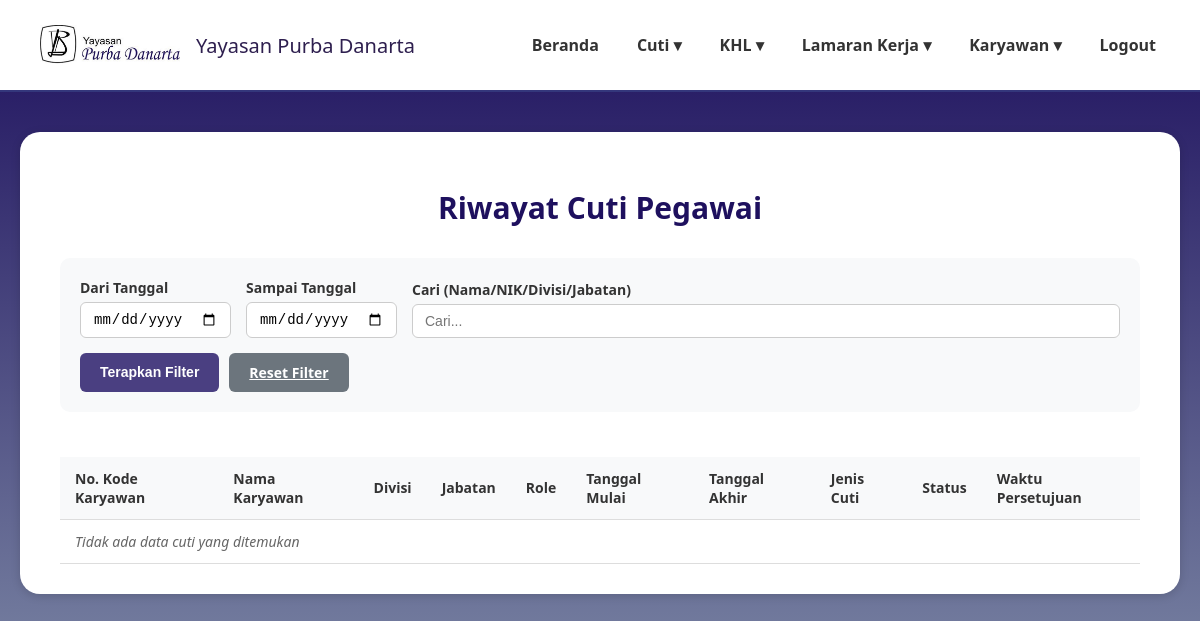
The page /riwayat_cuti.php (signed in) on the database as committed earlier.
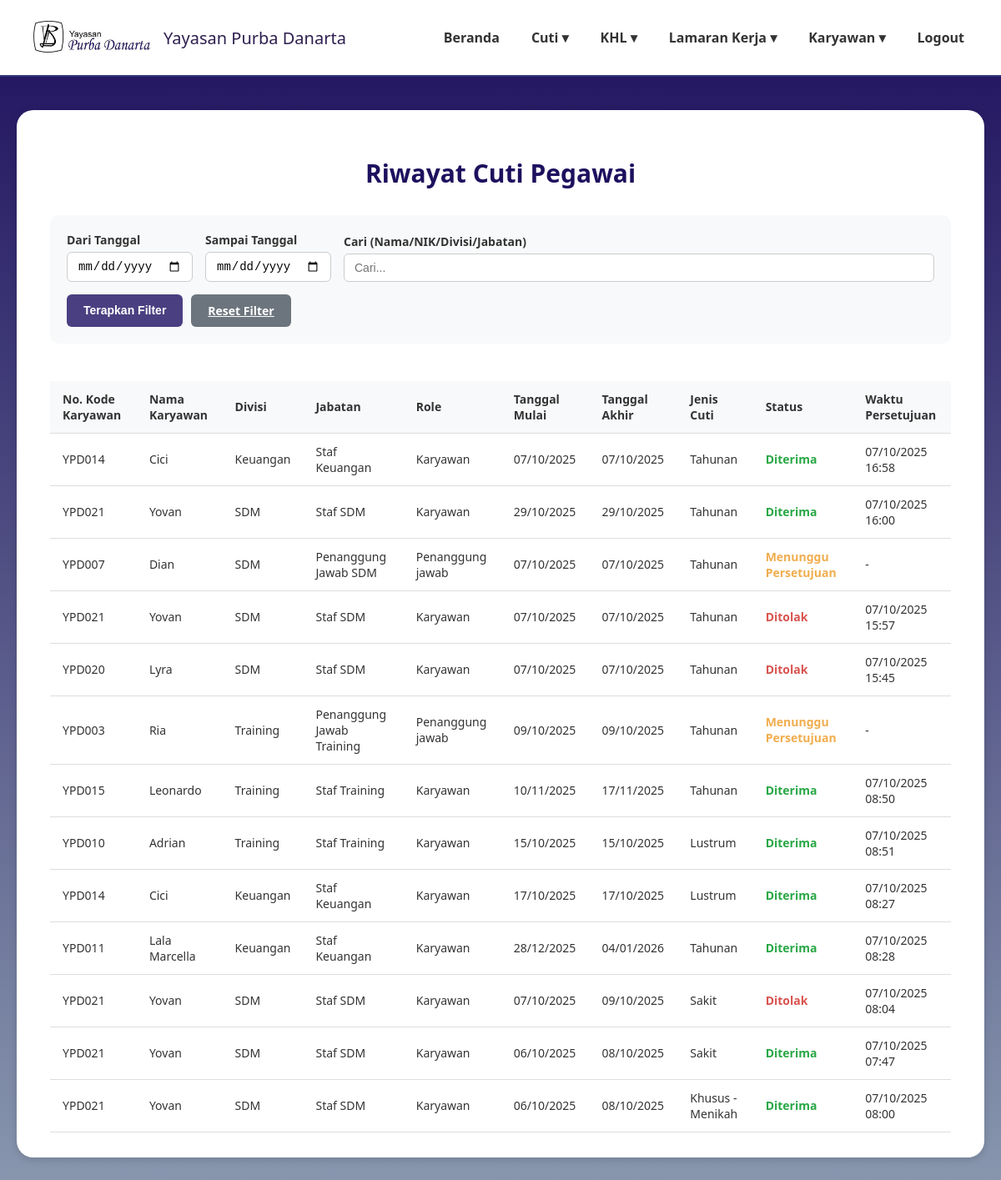
The same page on the database as committed later.
### tables this page shows
CREATE TABLE `data_pengajuan_cuti` (
  `id` int(11) NOT NULL,
  `kode_karyawan` varchar(20) NOT NULL,
  `nama_karyawan` varchar(100) NOT NULL,
  `divisi` varchar(50) NOT NULL,
  `jabatan` varchar(50) NOT NULL,
  `role` enum('karyawan','direktur','admin','penanggung jawab') NOT NULL,
  `jenis_cuti` varchar(50) NOT NULL,
  `tanggal_mulai` date NOT NULL,
  `tanggal_akhir` date NOT NULL,
  `alasan` text DEFAULT NULL,
  `file_surat_dokter` varchar(255) DEFAULT NULL,
  `status` enum('Menunggu Persetujuan','Diterima','Ditolak') NOT NULL DEFAULT 'Menunggu Persetujuan',
  `created_at` timestamp NOT NULL DEFAULT current_timestamp(),
  `waktu_persetujuan` datetime DEFAULT NULL
);

### riwayat_cuti.php (the view, shortened to what this page needs)
<?php
require 'config.php';
$start_date = $_GET['start_date'] ?? '';
$end_date = $_GET['end_date'] ?? '';
$search_query = $_GET['search'] ?? '';
$sql = "SELECT
            id,
            kode_karyawan,
            nama_karyawan,
            divisi,
            jabatan,
            role,
            tanggal_mulai,
            tanggal_akhir,
            jenis_cuti,
            status,
            waktu_persetujuan
        FROM
            data_pengajuan_cuti
        WHERE 1=1";
$sql .= " ORDER BY created_at DESC";
$stmt = $conn->prepare($sql);
if ($stmt) {
    $stmt->execute();
    $result = $stmt->get_result();
    $filtered_data = $result->fetch_all(MYSQLI_ASSOC);
} else {
    $filtered_data = [];
}
?>
<!DOCTYPE html>
<html lang="id">
<head>
</head>
<body>
<header>
    <div class="logo">
        <img src="image/namayayasan.png" alt="Logo Yayasan">
        <span>Yayasan Purba Danarta</span>
    </div>
    <nav>
        <ul>
            <li><a href="dashboardadmin.php">Beranda</a></li>
            <li><a href="#">Cuti ▾</a>
            </li>
            <li><a href="#">KHL ▾</a>
            </li>
            <li><a href="#">Lamaran Kerja ▾</a>
            </li>
            <li><a href="#">Karyawan ▾</a>
            </li>
            <li><a href="logout2.php">Logout</a></li>
        </ul>
    </nav>
</header>
<main>
    <div class="card">
        <h2 class="page-title">Riwayat Cuti Pegawai</h2>
        <div class="filter-section">
            <form method="GET" action="riwayat_cuti.php">
                <div class="filter-row">
                    <div class="filter-group date-group">
                        <label for="start_date">Dari Tanggal</label>
                        <input type="date" id="start_date" name="start_date" value="<?= htmlspecialchars($start_date) ?>">
                    </div>
                    <div class="filter-group date-group">
                        <label for="end_date">Sampai Tanggal</label>
                        <input type="date" id="end_date" name="end_date" value="<?= htmlspecialchars($end_date) ?>">
                    </div>
                    <div class="filter-group search-group">
                        <label for="search">Cari (Nama/NIK/Divisi/Jabatan)</label>
                        <input type="text" id="search" name="search" placeholder="Cari..." value="<?= htmlspecialchars($search_query) ?>">
                    </div>
                </div>
                <div class="action-bar">
                    <button type="submit" class="btn btn-cari">Terapkan Filter</button>
                    <a href="riwayat_cuti.php" class="btn btn-reset">Reset Filter</a>
                </div>
            </form>
        </div>
        <div class="data-table-container">
            <table class="data-table">
                <thead>
                    <tr>
                        <th>No. Kode Karyawan</th>
                        <th>Nama Karyawan</th>
                        <th>Divisi</th>
                        <th>Jabatan</th>
                        <th>Role</th>
                        <th>Tanggal Mulai</th>
                        <th>Tanggal Akhir</th>
                        <th>Jenis Cuti</th>
                        <th>Status</th>
                        <th>Waktu Persetujuan</th>
                    </tr>
                </thead>
                <tbody>
                    <?php if (!empty($filtered_data)): ?>
                        <?php foreach($filtered_data as $cuti): ?>
                        <tr>
                            <td><?= htmlspecialchars($cuti['kode_karyawan']) ?></td>
                            <td><?= htmlspecialchars($cuti['nama_karyawan']) ?></td>
                            <td><?= htmlspecialchars($cuti['divisi']) ?></td>
                            <td><?= htmlspecialchars($cuti['jabatan']) ?></td>
                            <td><?= htmlspecialchars(ucfirst($cuti['role'])) ?></td>
                            <td><?= date('d/m/Y', strtotime($cuti['tanggal_mulai'])) ?></td>
                            <td><?= date('d/m/Y', strtotime($cuti['tanggal_akhir'])) ?></td>
                            <td><?= htmlspecialchars($cuti['jenis_cuti']) ?></td>
                            <td>
                                <?php
                                    $status_class = 'status-' . str_replace(' ', '-', $cuti['status']);
                                ?>
                                <span class="<?= $status_class ?>"><?= htmlspecialchars($cuti['status']) ?></span>
                            </td>
                            <td><?= $cuti['waktu_persetujuan'] ? date('d/m/Y H:i', strtotime($cuti['waktu_persetujuan'])) : '-' ?></td>
                        </tr>
                        <?php endforeach; ?>
                    <?php else: ?>
                        <tr>
                            <td colspan="10" class="no-data">Tidak ada data cuti yang ditemukan</td>
                        </tr>
                    <?php endif; ?>
                </tbody>
            </table>
        </div>
    </div>
</main>
</body>
</html>

Rows that differ between the two databases and show on the page:
added data_pengajuan_cuti: kode_karyawan "YPD014", nama_karyawan "Cici", divisi "Keuangan", jabatan "Staf Keuangan", role "Karyawan", tanggal_mulai "07/10/2025", tanggal_akhir "07/10/2025", jenis_cuti "Tahunan", status "Diterima", waktu_persetujuan "07/10/2025 16:58"
added data_pengajuan_cuti: kode_karyawan "YPD021", nama_karyawan "Yovan", divisi "SDM", jabatan "Staf SDM", role "Karyawan", tanggal_mulai "29/10/2025", tanggal_akhir "29/10/2025", jenis_cuti "Tahunan", status "Diterima", waktu_persetujuan "07/10/2025 16:00"
added data_pengajuan_cuti: kode_karyawan "YPD007", nama_karyawan "Dian", divisi "SDM", jabatan "Penanggung Jawab SDM", role "Penanggung jawab", tanggal_mulai "07/10/2025", tanggal_akhir "07/10/2025", jenis_cuti "Tahunan", status "Menunggu Persetujuan"
added data_pengajuan_cuti: kode_karyawan "YPD021", nama_karyawan "Yovan", divisi "SDM", jabatan "Staf SDM", role "Karyawan", tanggal_mulai "07/10/2025", tanggal_akhir "07/10/2025", jenis_cuti "Tahunan", status "Ditolak", waktu_persetujuan "07/10/2025 15:57"
added data_pengajuan_cuti: kode_karyawan "YPD020", nama_karyawan "Lyra", divisi "SDM", jabatan "Staf SDM", role "Karyawan", tanggal_mulai "07/10/2025", tanggal_akhir "07/10/2025", jenis_cuti "Tahunan", status "Ditolak", waktu_persetujuan "07/10/2025 15:45"
added data_pengajuan_cuti: kode_karyawan "YPD003", nama_karyawan "Ria", divisi "Training", jabatan "Penanggung Jawab Training", role "Penanggung jawab", tanggal_mulai "09/10/2025", tanggal_akhir "09/10/2025", jenis_cuti "Tahunan", status "Menunggu Persetujuan"
added data_pengajuan_cuti: kode_karyawan "YPD015", nama_karyawan "Leonardo", divisi "Training", jabatan "Staf Training", role "Karyawan", tanggal_mulai "10/11/2025", tanggal_akhir "17/11/2025", jenis_cuti "Tahunan", status "Diterima", waktu_persetujuan "07/10/2025 08:50"
added data_pengajuan_cuti: kode_karyawan "YPD010", nama_karyawan "Adrian", divisi "Training", jabatan "Staf Training", role "Karyawan", tanggal_mulai "15/10/2025", tanggal_akhir "15/10/2025", jenis_cuti "Lustrum", status "Diterima", waktu_persetujuan "07/10/2025 08:51"
added data_pengajuan_cuti: kode_karyawan "YPD014", nama_karyawan "Cici", divisi "Keuangan", jabatan "Staf Keuangan", role "Karyawan", tanggal_mulai "17/10/2025", tanggal_akhir "17/10/2025", jenis_cuti "Lustrum", status "Diterima", waktu_persetujuan "07/10/2025 08:27"
added data_pengajuan_cuti: kode_karyawan "YPD011", nama_karyawan "Lala Marcella", divisi "Keuangan", jabatan "Staf Keuangan", role "Karyawan", tanggal_mulai "28/12/2025", tanggal_akhir "04/01/2026", jenis_cuti "Tahunan", status "Diterima", waktu_persetujuan "07/10/2025 08:28"
added data_pengajuan_cuti: kode_karyawan "YPD021", nama_karyawan "Yovan", divisi "SDM", jabatan "Staf SDM", role "Karyawan", tanggal_mulai "07/10/2025", tanggal_akhir "09/10/2025", jenis_cuti "Sakit", status "Ditolak", waktu_persetujuan "07/10/2025 08:04"
added data_pengajuan_cuti: kode_karyawan "YPD021", nama_karyawan "Yovan", divisi "SDM", jabatan "Staf SDM", role "Karyawan", tanggal_mulai "06/10/2025", tanggal_akhir "08/10/2025", jenis_cuti "Sakit", status "Diterima", waktu_persetujuan "07/10/2025 07:47"
added data_pengajuan_cuti: kode_karyawan "YPD021", nama_karyawan "Yovan", divisi "SDM", jabatan "Staf SDM", role "Karyawan", tanggal_mulai "06/10/2025", tanggal_akhir "08/10/2025", jenis_cuti "Khusus - Menikah", status "Diterima", waktu_persetujuan "07/10/2025 08:00"
Other text that changed with them:
text no longer shown: "Tidak ada data cuti yang ditemukan"
